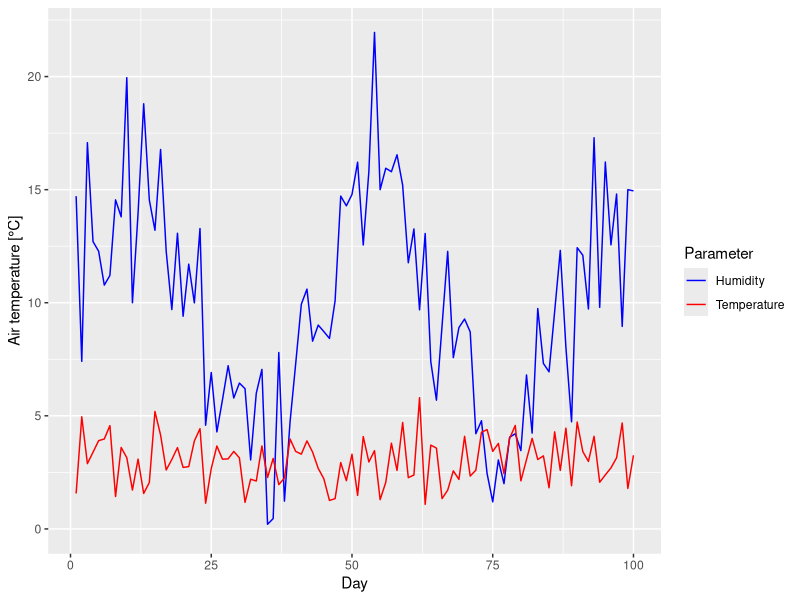
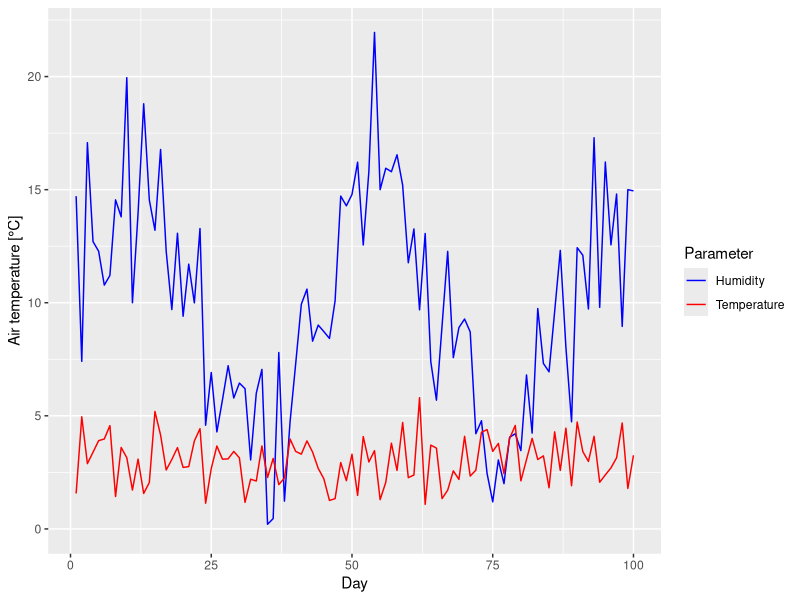
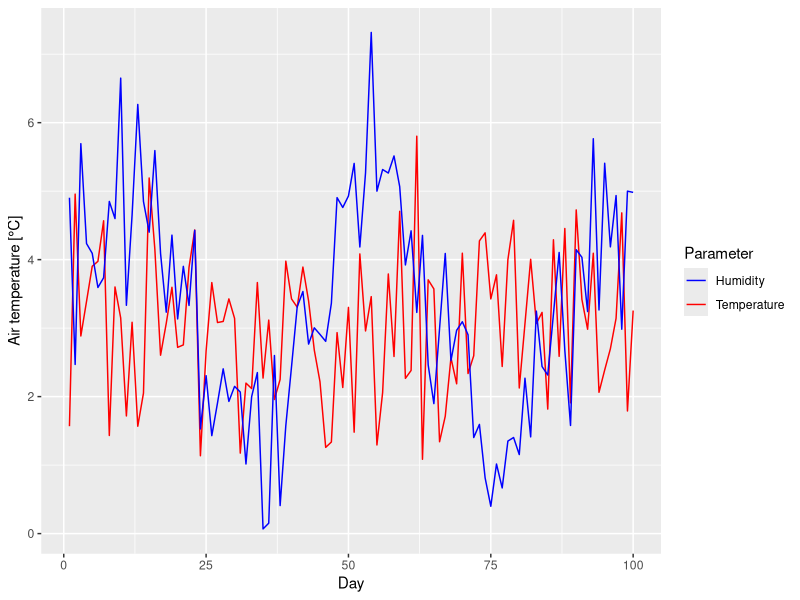
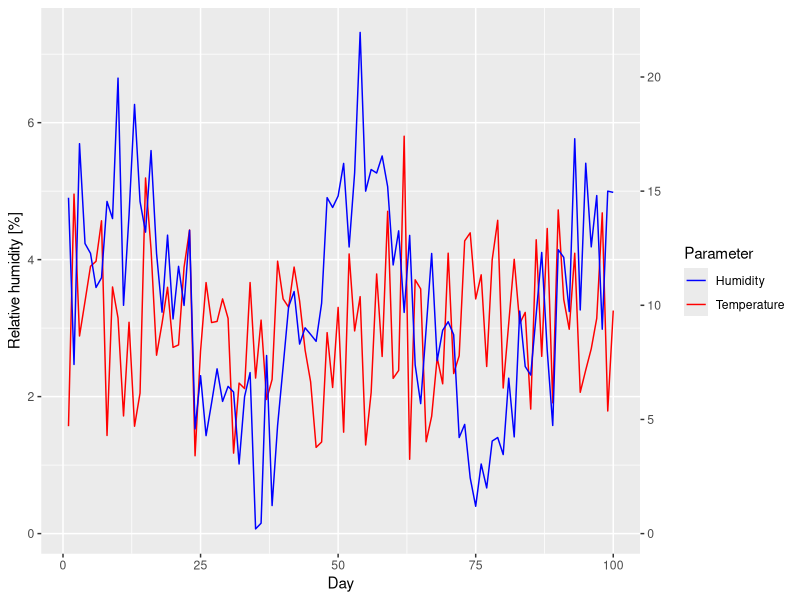
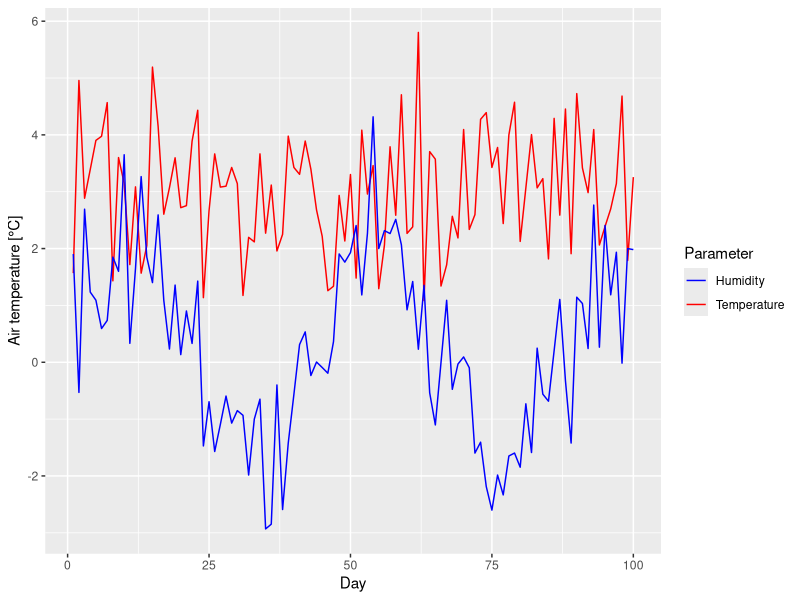
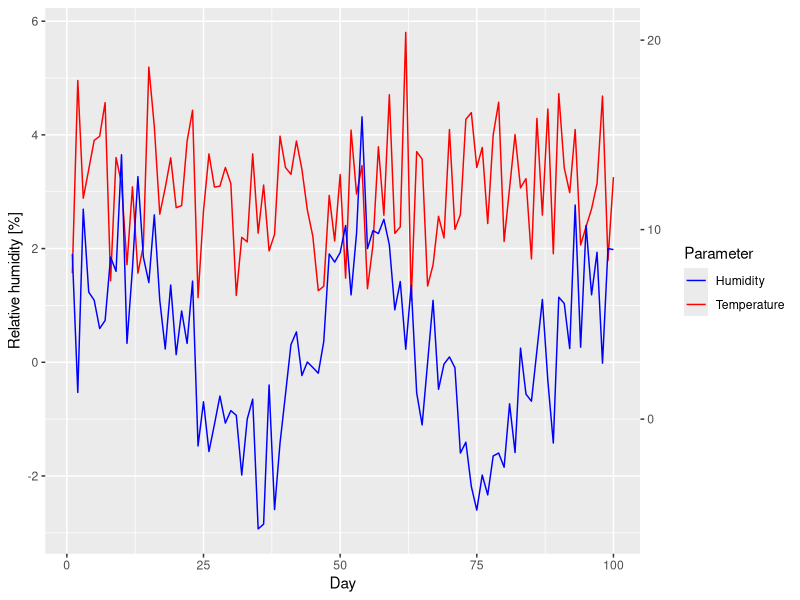

Generate these figures, in order, with R:
# These types of plots are widely criticized...

require(ggplot2)


# web example adapted from here: -------------------------
# https://rpubs.com/MarkusLoew/226759

n = 100
dat = data.frame(x = 1:n, y1 = rnorm(n, mean = 3))
dat$y2 = rpois(n, 10) * 1 + sin((1:100) / 7) * 5


c1 = scale_colour_manual(values = c("blue", "red"))
l1 = labs(y = "Air temperature [°C]",
          x = "Day",
          colour = "Parameter")

# Both data on plot with same axes:
g1 = ggplot(dat, aes(x)) + geom_line(aes(y = y2, color = "Humidity")) + geom_line(aes(y = y1, color = "Temperature")) + ylim(c(0, max(dat[, 2:3])))
g1 + c1 + l1

# Must rescale y2:
range(dat$y1)


g2 = ggplot(dat, aes(x)) + geom_line(aes(y = y1, color = "Temperature"))

# Scale by multiple
g3a = g2 + geom_line(aes(y = y2 / 3, color = "Humidity"))
g4a = g3a + scale_y_continuous(sec.axis = ~.*3, name = "Relative humidity [%]")

# Scale by multiple and addition of constant
g3b = g2 + geom_line(aes(y = y2 / 3 - 3, color = "Humidity"))
g4b = g3b + scale_y_continuous(sec.axis = ~.*3 + 3, name = "Relative humidity [%]")

g1  + c1 + l1

g3a  + c1 + l1
g4a  + c1 + l1

g3b  + c1 + l1
g4b  + c1 + l1
